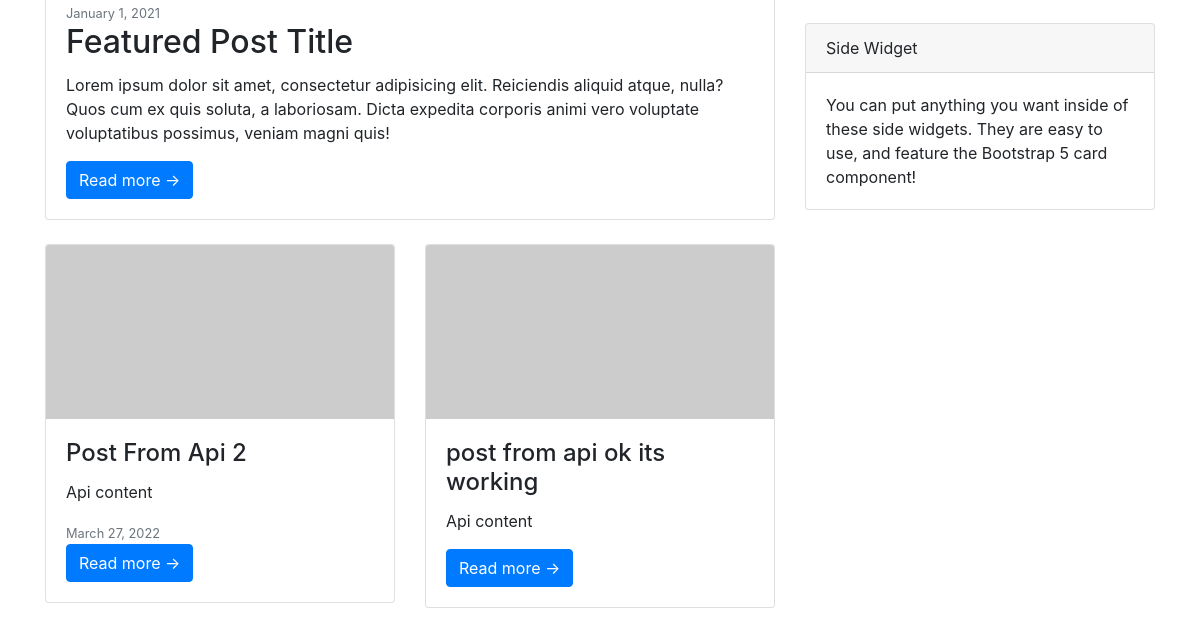
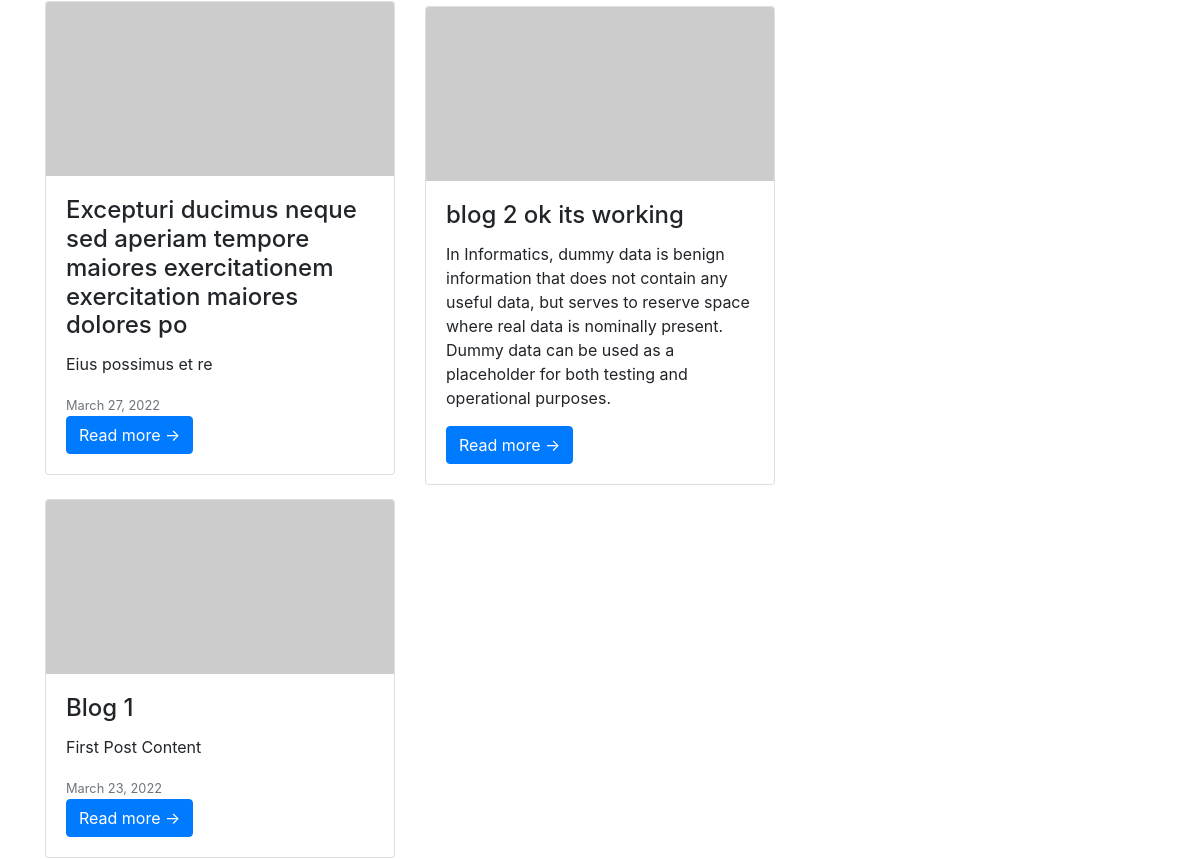
The app's page / (middle part), older data (2 pictures, top to bottom).
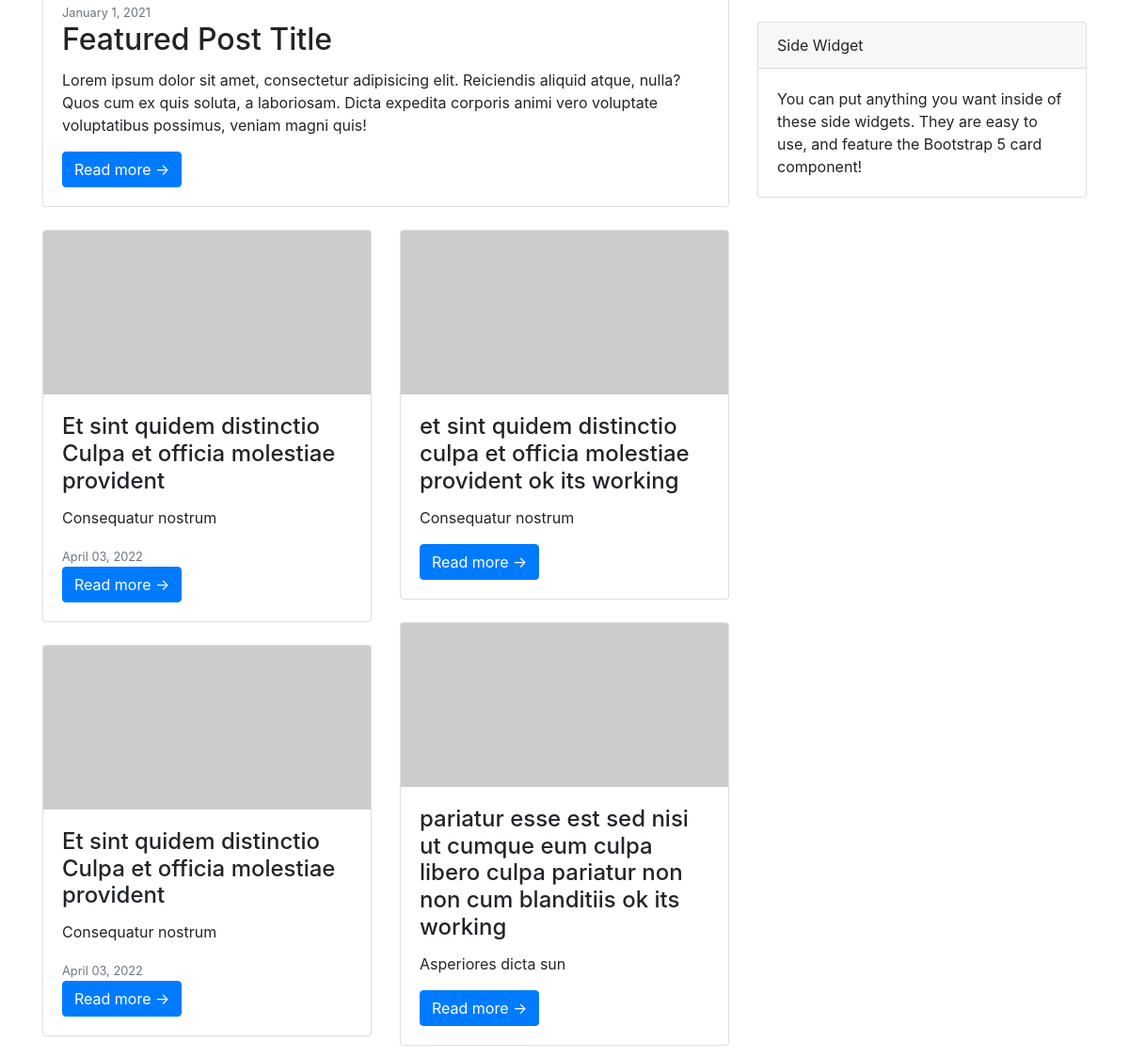
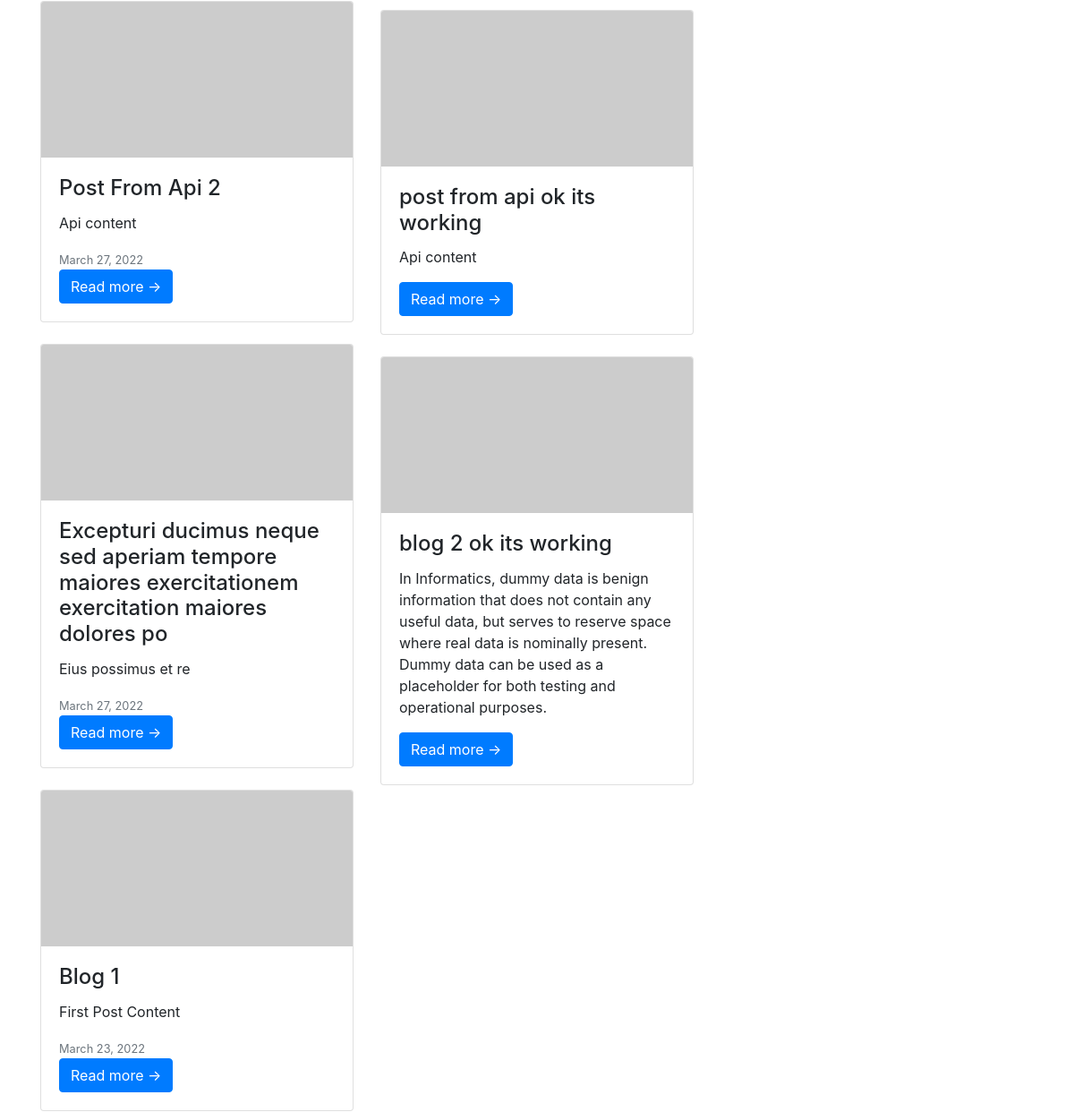
The same page, newer data (2 pictures, top to bottom).
### core/models.py (models this page shows, shortened)
class Post(models.Model):
    title = models.CharField(max_length = 100)
    content = models.TextField()
    created_at = models.DateTimeField(default=timezone.now)
    author = models.ForeignKey(User, on_delete=models.CASCADE)

### core/views.py (the view)
# urls.py: path('', views.PostListView.as_view(), name="blog-home"),
class PostListView(ListView):
    model = Post
    template_name = 'home.html'
    context_object_name = 'posts'
    ordering = ['-created_at']

### core/templatetags/myTags.py (called while the page is built)
@register.filter
def lower(value):
    return value.lower()+" ok its working"

@register.filter
def module(number,value):
    return number % value

### core/templates/home.html (shortened to what this page needs)
{% extends "base.html" %}
{% load myTags %}
{% block content %}
    <div class="container">
            <div class="row">
                <div class="col-lg-8">
                    <div class="card mb-4">
                        <div class="card-body">
                            <div class="small text-muted">January 1, 2021</div>
                            <h2 class="card-title">Featured Post Title</h2>
                            <p class="card-text">Lorem ipsum dolor sit amet, consectetur adipisicing elit. Reiciendis aliquid atque, nulla? Quos cum ex quis soluta, a laboriosam. Dicta expedita corporis animi vero voluptate voluptatibus possimus, veniam magni quis!</p>
                            <a class="btn btn-primary" href="#!">Read more →</a>
                        </div>
                    </div>
                    <div class="row">
                        <div class="col-lg-6">
                            {% for post in posts %}
                            {% if forloop.counter|module:2 != 0 %}
                            <div class="card mb-4">
                                <a href="{% url 'blog-detail' post.id %}"><img class="card-img-top" src="https://dummyimage.com/700x350/dee2e6/6c757d.jpg" alt="..." /></a>
                                <div class="card-body">
                                    <h2 class="card-title h4">{{ post.title }}</h2>
                                    <p class="card-text">{{ post.content }}</p>
                                    <div class="text-secondary">
                                        <small class="cart-test">{{ post.created_at|date:"F d, Y" }}</small>
                                    </div>
                                    <a class="btn btn-primary" href="{% url 'blog-detail' post.id %}">Read more →</a>
                                </div>
                            </div>
                            {% endif %}
                            {% endfor %}
                        </div>
                        <div class="col-lg-6">
                            {% for post in posts %}
                            {% if forloop.counter|module:2 == 0 %}
                            <div class="card mb-4">
                                <a href="{% url 'blog-detail' post.id %}"><img class="card-img-top" src="https://dummyimage.com/700x350/dee2e6/6c757d.jpg" alt="..." /></a>
                                <div class="card-body">
                                    <h2 class="card-title h4">{{ post.title|lower }}</h2>
                                    <p class="card-text">{{ post.content }}</p>
                                    <a class="btn btn-primary" href="{% url 'blog-detail' post.id %}">Read more →</a>
                                </div>
                            </div>
                            {% endif %}
                            {% endfor %}
                        </div>
                    </div>
                </div>
                <div class="col-lg-4">
                    <div class="card mb-4">
                        <div class="card-header">Side Widget</div>
                        <div class="card-body">You can put anything you want inside of these side widgets. They are easy to use, and feature the Bootstrap 5 card component!</div>
                    </div>
                </div>
            </div>
        </div>
{% endblock content %}

Row changes from the older to the newer data that the page shows:
added Post: title "Et sint quidem distinctio Culpa et officia molestiae provident", content "Consequatur nostrum", created_at "April 03, 2022", shown under "Featured Post Title"
added Post: title "Et sint quidem distinctio Culpa et officia molestiae provident", content "Consequatur nostrum", created_at "April 03, 2022", shown under "Featured Post Title"
added Post: title "et sint quidem distinctio culpa et officia molestiae provident ok its working", content "Consequatur nostrum"
added Post: title "pariatur esse est sed nisi ut cumque eum culpa libero culpa pariatur non non cum blanditiis ok its working", content "Asperiores dicta sun"
